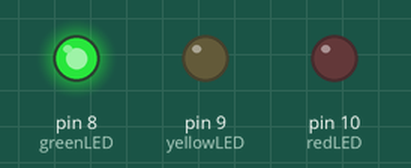
The sketch below on a simulated Arduino Uno, built with avr-gcc and run on an emulated ATmega328P. Shown: output pins drawn as LEDs (lit = HIGH).

Above: at 2.5 s.
At 6.0 s:
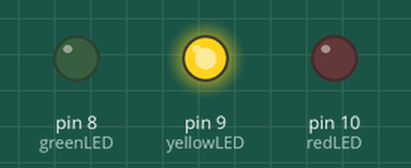
At 9.5 s:
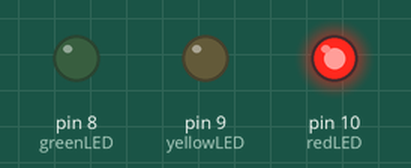
Timing chart, 0 to 15.6 s (numbered marks = the images above):
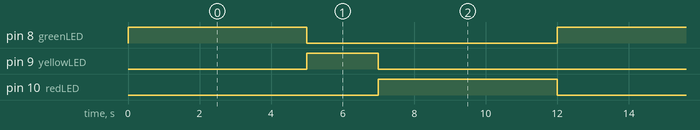

Measured:
- by itself, pin 8 (greenLED), pin 10 (redLED): alternates HIGH for 5.0 s and LOW for 7.0 s
- by itself, pin 9 (yellowLED): alternates HIGH for 2.0 s and LOW for 10.0 s
- by itself, everything shown: repeats every 12.0 s, in 3 steps

The sketch:

traffic_light_controller.ino
```cpp
int greenLED = 8;
int yellowLED = 9;
int redLED = 10;

void setup() {
  pinMode(greenLED, OUTPUT);
  pinMode(yellowLED, OUTPUT);
  pinMode(redLED, OUTPUT);
}

void loop() {

  // Green light
  digitalWrite(greenLED, HIGH);
  digitalWrite(yellowLED, LOW);
  digitalWrite(redLED, LOW);
  delay(5000);

  // Yellow light
  digitalWrite(greenLED, LOW);
  digitalWrite(yellowLED, HIGH);
  digitalWrite(redLED, LOW);
  delay(2000);

  // Red light
  digitalWrite(greenLED, LOW);
  digitalWrite(yellowLED, LOW);
  digitalWrite(redLED, HIGH);
  delay(5000);
}
```
